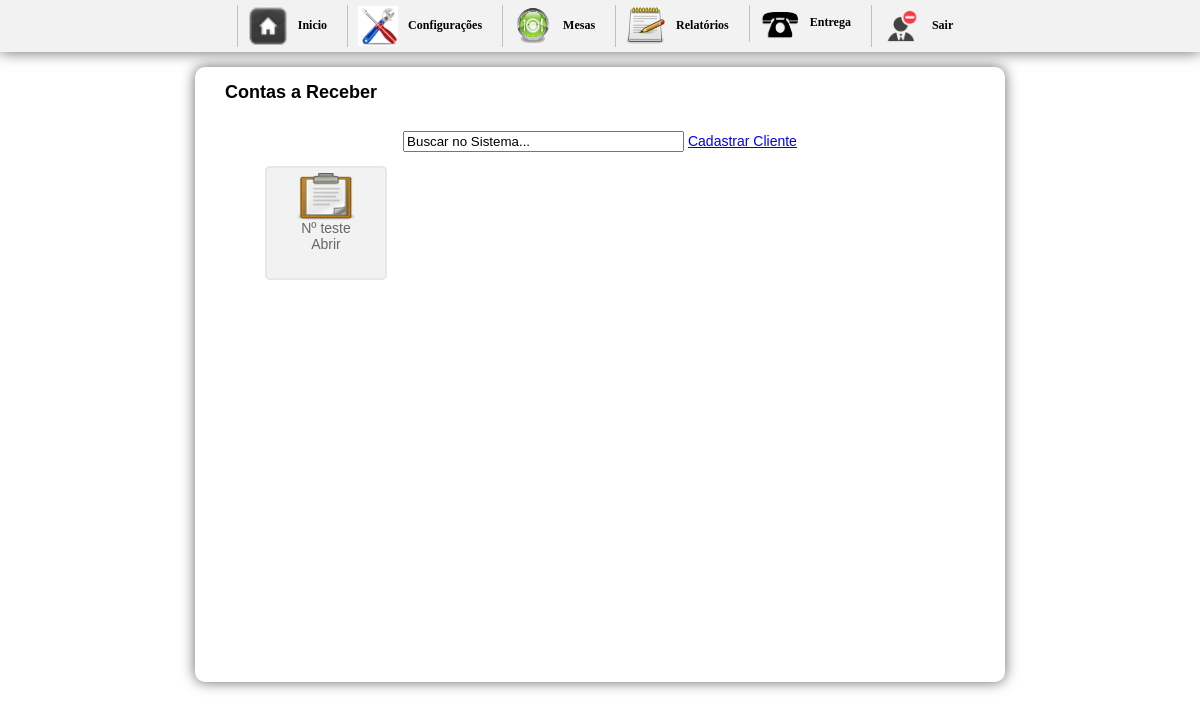
/inicio2.php?btn=entrega (signed in), run on an earlier commit of the app's database.
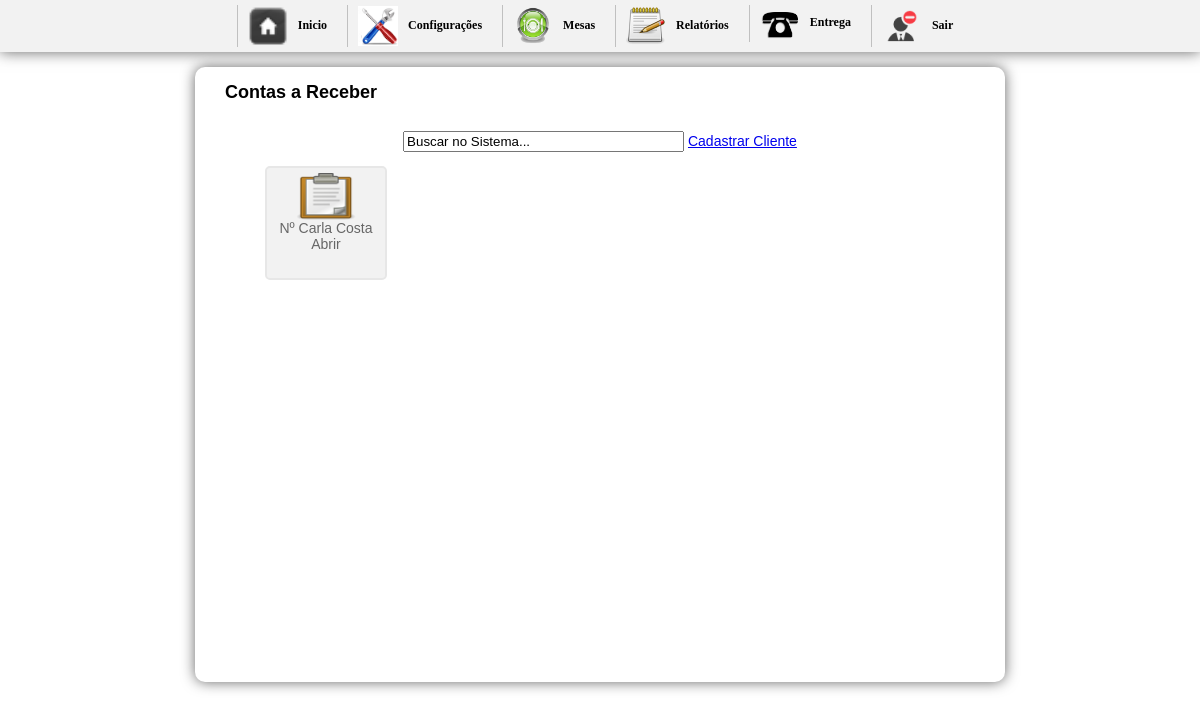
And on a later commit of the database.
### tables this page shows
CREATE TABLE `pedido` (
  `id_mesa` int(10) NOT NULL AUTO_INCREMENT,
  `numero` int(10) NOT NULL,
  `idGarcon` varchar(200) NOT NULL,
  `situacao` int(1) NOT NULL,
  `email` varchar(50) DEFAULT NULL,
  `nome` varchar(50) DEFAULT NULL,
  `sobrenome` varchar(50) DEFAULT NULL,
  `telefone` varchar(30) DEFAULT NULL,
  `bairro` varchar(50) DEFAULT NULL,
  `rua` varchar(50) DEFAULT NULL,
  `numerocasa` varchar(20) DEFAULT NULL,
  `detalhes` longtext,
  PRIMARY KEY (`id_mesa`)
);

### entrega.php (the view, shortened to what this page needs)
<h1> &nbsp;&nbsp;&nbsp;Contas a Receber</h1>
<div id="mesas">
<div class="div"><center>
    <form method="post" action=""><br />
      <input size="32" type="text" class="busca" id="busca" name="buscar" value="Buscar no Sistema..." onfocus="if (this.value == 'Buscar no Sistema...') this.value = '';" onblur="if (this.value == '') this.value = 'Buscar no Sistema...';" />
      <a href="inicio.php?btn=cadastroclientes">Cadastrar Cliente </a>
    </form></center>
  </div>
<ul>
	<?php
		$sql = mysql_query("SELECT * FROM pedido ORDER BY id_mesa DESC LIMIT 20");
		while($ver = mysql_fetch_array($sql)){
			$situacao = $ver['situacao'];
			$id_mesa = $ver['id_mesa'];
			$numero = $ver['nome'];
			$idGarcon = $ver['idGarcon'];
			$gar = mysql_query("SELECT * FROM garcon WHERE idGarcon='$idGarcon'");
			$bosta = mysql_fetch_assoc($gar);
			$nomeGarcon = $bosta['nomeGarcon'];
			if($situacao == 0){
				$img = "<img src='imagens/restaurant_p.png' width='60' height='47' border='0'>";
			}else{
			$img = "<img src='imagens/restaurant_pverde.png' width='60' height='47' border='0'>";
			}
	?>
	<li><a href="?btn=vendapedido&id_mesa=<?php echo $id_mesa ?>&idGarcon=<?php echo $idGarcon ?>"><?php echo $img; echo "<br/>";  echo 'Nº '.$numero;  echo "<br/>"; if($situacao == 1){echo "Garçom: ".$nomeGarcon; }else{echo "Abrir";} ?></a>
	</li>
<?php }?>
</ul>
</div>

What changed in the data, as far as the page shows it:
removed pedido: situacao 0 (drawn), nome "teste"
added pedido: situacao 0 (drawn), nome "Carla Costa"
